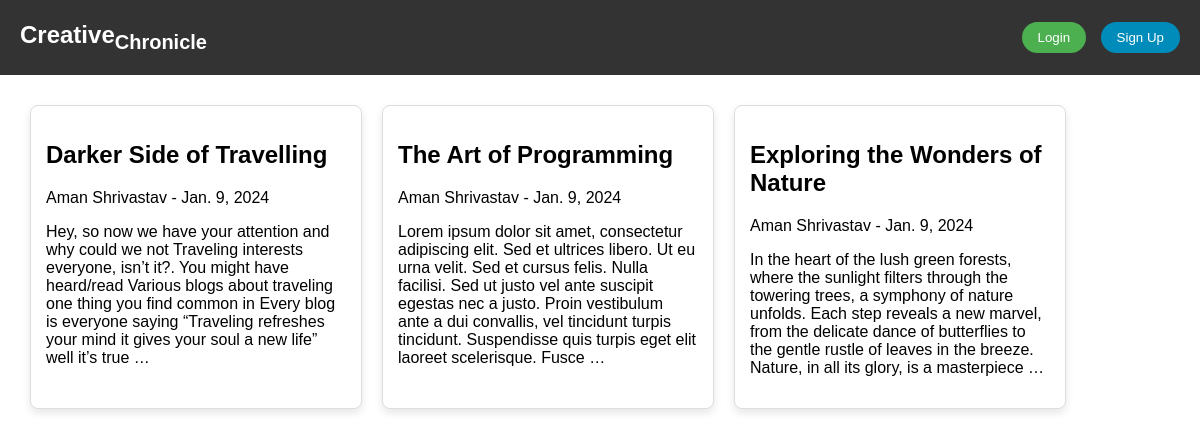
Screenshot of /blogs with the database file from the repository.
### blog/models.py (models this page shows, shortened)
class SavePost(models.Model):
    title = models.CharField(max_length=255)
    author = models.ForeignKey(User,on_delete=models.CASCADE)
    post_date = models.DateField(auto_now_add=True)
    content = models.TextField()

### blog/views.py (the view)
# urls.py: path('blogs', views.blogs,name='blogs'),
def blogs(request):
    blog_posts = SavePost.objects.all()
    return render(request, 'blogs.html', {'blog_posts': blog_posts})

### templates/blogs.html (shortened to what this page needs)
{% load static %}
<!DOCTYPE html>
<html lang="en">
<head>
    <link rel="stylesheet" type="text/css" href="{% static 'blogs.css' %}">
</head>
<body>
    <div class="navbar">
        {% if request.user.is_authenticated %}
        <div class="logo">Creative<sub>Chronicle</sub>
        <a href='home' class="read-blogs-link" style='font-size:15px; margin-left:25px; text-decoration:none; color:white;'>Home</a>
        </div>
        {% else %}
        <div class="logo">Creative<sub>Chronicle</sub></div>
        {% endif %}
        <div class="buttons">
        {% if request.user.is_authenticated %}
            Welcome {{ request.user }}
            <button type="submit">Logout</button>
        {% else %}
            <a href="{% url 'login' %}" class=""><button class="login-button">Login</button></a>
            <a href="{% url 'register' %}" class=""><button class="signup-button">Sign Up</button></a>
        {% endif %}
        </div>
    </div>
    <div class="blog-container">
        {% for post in blog_posts %}
            <a href="{% url 'blog_detail' post.id %}" class="blog-card">
                <div class="blog-card-content">
                    <h2 class="title">{{ post.title }}</h2>
                    <span>{{ post.author.username }} - {{ post.post_date }}</span>
                    <p class="desc">{{ post.content|truncatewords:50 }}</p>
                </div>
            </a>
        {% endfor %}
    </div>
</body>
</html>

### static/blogs.css (style rules this page uses)
body { margin: 0; padding: 0; font-family: 'Arial', sans-serif; margin-bottom: 25px; }
.navbar { background-color: #333; color: white; display: flex; justify-content: space-between; align-items: center; padding: 10px 20px; height: 55px; }
.logo { font-size: 1.5rem; font-weight: bold; }
.buttons button { padding: 8px 16px; margin-left: 10px; cursor: pointer; border: none; border-radius: 20px; transition: background-color 0.3s; }
.login-button { background-color: #4CAF50; color: white; }
.signup-button { background-color: #008CBA; color: white; }
.blog-container { display: flex; flex-wrap: wrap; justify-content: flex-start; padding: 20px; }
.blog-card { background-color: rgb(212, 196, 196); box-shadow: 0 4px 8px rgba(0, 0, 0, 0.1); margin: 10px; padding: 15px; border-radius: 8px; width: 300px; }
.blog-container { display: flex; flex-wrap: wrap; }
.blog-card { text-decoration: none; margin: 10px; padding: 15px; border: 1px solid #ddd; border-radius: 8px; width: 300px; background-color: #fff; box-shadow: 0 4px 8px rgba(0, 0, 0, 0.1); transition: transform 0.3s ease-in-out; color: black; }

### rows the page displays
SavePost: title "Darker Side of Travelling", author.username "Aman Shrivastav", post_date "Jan. 9, 2024", content "Hey, so now we have your attention and why could we not Traveling interests everyone, isn’t it?. You might have heard/read Various blogs about traveling one thing you find common in Every blog is everyone saying “Traveling refreshes your mind it gives your soul a new life” well it’s true …"
SavePost: title "The Art of Programming", author.username "Aman Shrivastav", post_date "Jan. 9, 2024", content "Lorem ipsum dolor sit amet, consectetur adipiscing elit. Sed et ultrices libero. Ut eu urna velit. Sed et cursus felis. Nulla facilisi. Sed ut justo vel ante suscipit egestas nec a justo. Proin vestibulum ante a dui convallis, vel tincidunt turpis tincidunt. Suspendisse quis turpis eget elit laoreet scelerisque. Fusce …"
SavePost: title "Exploring the Wonders of Nature", author.username "Aman Shrivastav", post_date "Jan. 9, 2024", content "In the heart of the lush green forests, where the sunlight filters through the towering trees, a symphony of nature unfolds. Each step reveals a new marvel, from the delicate dance of butterflies to the gentle rustle of leaves in the breeze. Nature, in all its glory, is a masterpiece …"
